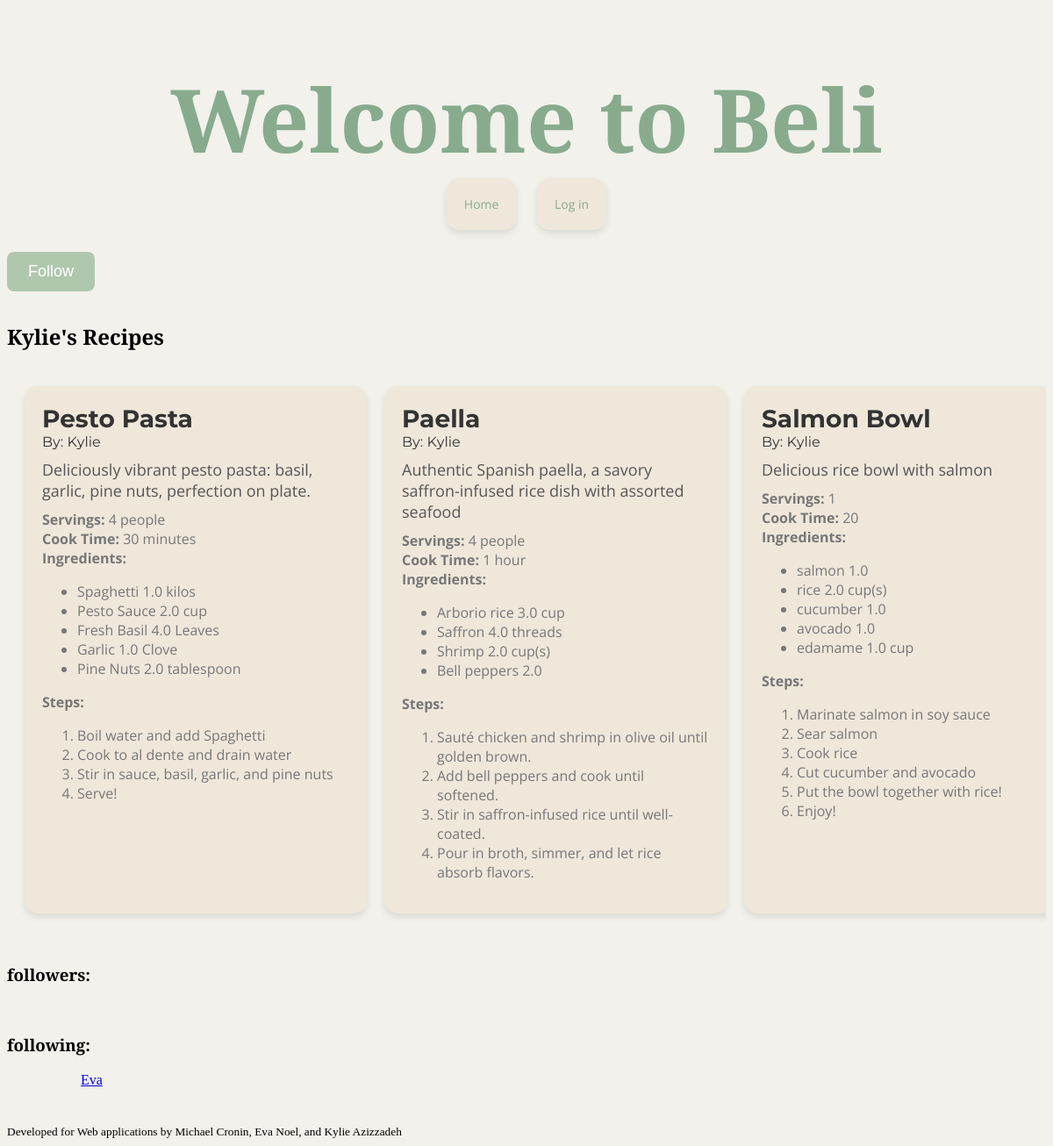
The page /user/3 on the database its author committed.
### beli/model.py (models this page shows)
class User(flask_login.UserMixin, db.Model):
    id = db.Column(db.Integer, primary_key=True)
    email = db.Column(db.String(128), unique=True, nullable=False)
    name = db.Column(db.String(64), nullable=False)
    password = db.Column(db.String(100), nullable=False)
    recipes = db.relationship('Recipe', back_populates='user')
    photos = db.relationship('Photo', back_populates='user')
    ratings = db.relationship('Rating', back_populates='user')
    bookmarks = db.relationship('Bookmark', back_populates='user')
    photos = db.relationship('Photo', back_populates='user')
    following = db.relationship(
        "User",
        secondary=FollowingAssociation.__table__,
        primaryjoin=FollowingAssociation.follower_id == id,
        secondaryjoin=FollowingAssociation.followed_id == id,
        back_populates="followers",
    )
    followers = db.relationship(
        "User",
        secondary=FollowingAssociation.__table__,
        primaryjoin=FollowingAssociation.followed_id == id,
        secondaryjoin=FollowingAssociation.follower_id == id,
        back_populates="following",
    )

class Recipe(db.Model):
    id = db.Column(db.Integer, primary_key=True)
    title = db.Column(db.String(512), nullable=False)
    description = db.Column(db.Text, nullable=False)
    servings = db.Column(db.Integer, nullable=False)
    cook_time = db.Column(db.Integer, nullable=False)
    user_id = db.Column(db.Integer, db.ForeignKey('user.id'), nullable=False)
    complete = db.Column(db.Boolean, nullable=False)
    user = db.relationship('User', back_populates='recipes')
    quantified_ingredients = db.relationship('QuantifiedIngredient', back_populates='recipe')
    steps = db.relationship('Step', back_populates='recipe')
    ratings = db.relationship('Rating', back_populates='recipe')
    bookmarks = db.relationship('Bookmark', back_populates='recipe')
    photos = db.relationship('Photo', back_populates='recipe')

class QuantifiedIngredient(db.Model):
    id = db.Column(db.Integer, primary_key=True)
    amount = db.Column(db.Float, nullable=False)
    unit = db.Column(db.String(64), nullable=False)
    ingredient_id = db.Column(db.Integer, db.ForeignKey('ingredient.id'), nullable=False)
    ingredient = db.relationship('Ingredient', back_populates='quantified_ingredients')
    recipe_id = db.Column(db.Integer, db.ForeignKey('recipe.id'), nullable=False)
    recipe = db.relationship('Recipe', back_populates='quantified_ingredients')

class Ingredient(db.Model):
    id = db.Column(db.Integer, primary_key=True)
    name = db.Column(db.String(512), nullable=False)
    quantified_ingredients = db.relationship('QuantifiedIngredient', back_populates='ingredient')

class Step(db.Model):
    id = db.Column(db.Integer, primary_key=True)
    description = db.Column(db.Text, nullable=False)
    order = db.Column(db.Integer, nullable=False)
    recipe_id = db.Column(db.Integer, db.ForeignKey('recipe.id'), nullable=False)
    recipe = db.relationship('Recipe', back_populates='steps')

### beli/main.py (the view)
@bp.route("/user/<int:user_id>")
def userProfile(user_id):
    user = db.session.get(model.User, user_id)
    if not user:
        abort(404, "User id {} doesn't exist.".format(user_id))
    query = db.select(model.Recipe).where((model.Recipe.user_id == user_id))
    recipes = db.session.execute(query).scalars().all()
    if user == current_user:
        follow_button = None
    if flask_login.current_user not in user.followers:
        follow_button = "follow"
    if flask_login.current_user in user.followers:
        follow_button = "unfollow"
    return render_template("main/profile.html", recipes=recipes, user=user, follow_button=follow_button)

### beli/templates/main/profile.html (shortened to what this page needs)
{% extends 'base.html' %}
{% block prof %}
    <section>
        {% if current_user.id != user.id %}
            {% if follow_button == "follow" %}
                <form action="{{ url_for('main.follow', user_id=user.id) }}" method="post">
                    <input class = "recipe-button" type="submit" value="Follow">
                </form>
            {% elif follow_button == "unfollow" %}
                <form action="{{ url_for('main.unfollow', user_id=user.id) }}" method="post">
                    <input class = "recipe-button" type="submit" value="Unfollow">
                </form>
            {% endif %}
        {% endif %}
        <h2 class="page-title">{{ user.name }}'s Recipes</h2>
        {% include 'recipes_template.html' %}
    </section>
    <section>
            <h3 class="page-title">followers:</h3>
            <h3 class="page-title">following:</h3>
            {% for account in user.following %}
                <a href="{{ url_for('main.userProfile', user_id = account.id)  }}">{{ account.name }}</a>
            {% endfor %}
        </section>
{% endblock %}

### beli/templates/recipe_template.html
<div class="recipe-card">
    <span class="recipe-title">
        <a href ="{{ url_for('main.recipe', recipe_id=recipe.id) }}"> {{ recipe.title}} </a>
    </span>
    <div class="recipe-author">By:
        <a href ="{{ url_for('main.userProfile', user_id=recipe.user.id) }}"> {{ recipe.user.name }}</a>
    </div>
    <div class="recipe-description">{{ recipe.description }}</div>
    <div class="recipe-details">
        <div class="servings"><b>Servings:</b> {{ recipe.servings }}</div>
        <div class="cooktime"><b>Cook Time:</b> {{ recipe.cook_time }}</div>
        <div class="ingredients"> <b>Ingredients:</b>
            <ul>
                {% for qi in recipe.quantified_ingredients %}
                    <li>{{ qi.ingredient.name }} {{ qi.amount }} {{ qi.unit }}</li>
                {% endfor %}
            </ul>
        </div>
        <div class="steps"><b>Steps:</b>
            <ol>
                {% for step in recipe.steps %}
                    <li>{{ step.description }}</li>
                {% endfor %}
            </ol>
        </div>
    </div>
</div>

### beli/static/beli.css (style rules this page uses)
body { background-color: #F2F1EB; text-align: left; }
.page-title { font-family: 'Playfair Display'; }
.recipe-card { flex: 0 0 auto; background-color: #EEE7DA; padding: 20px; border-radius: 15px; box-shadow: 0 4px 8px rgba(0, 0, 0, 0.1); transition: background-color 0.3s ease, transform 0.3s ease, box-shadow 0.3s ease; width: 350px; margin-right: 20px; }
.recipe-title { font-family: 'Montserrat', sans-serif; font-size: 28px; font-weight: bold; margin-bottom: 10px; color: #333333; text-decoration: none; }
.recipe-title a { font-family: 'Montserrat', sans-serif; font-size: 28px; font-weight: bold; margin-bottom: 10px; color: #333333; text-decoration: none; }
.recipe-author { font-family: 'Montserrat', sans-serif; font-size: 16px; font-weight: light; margin-bottom: 10px; color: #333333; text-decoration: none; }
.recipe-author a { font-family: 'Montserrat', sans-serif; font-size: 16px; font-weight: light; margin-bottom: 10px; color: #333333; text-decoration: none; }
.recipe-description { font-family: 'Open Sans', sans-serif; font-size: 18px; margin-bottom: 10px; color: #555555; }
.recipe-details { font-family: 'Open Sans', sans-serif; font-size: 16px; color: #777777; }
.recipe-button { background-color: #AFC8AD; color: #ffffff; padding: 12px 24px; border: none; border-radius: 8px; font-size: 18px; cursor: pointer; transition: background-color 0.3s ease; margin-top: 15px; margin-bottom: 15px; }

### rows shown on the page
User: name "Kylie"
Recipe: title "Pesto Pasta", user.name "Kylie", description "Deliciously vibrant pesto pasta: basil, garlic, pine nuts, perfection on plate.", servings "4 people", cook_time "30 minutes"
QuantifiedIngredient: ingredient.name "Spaghetti", amount "1.0", unit "kilos"
QuantifiedIngredient: ingredient.name "Pesto Sauce", amount "2.0", unit "cup"
QuantifiedIngredient: ingredient.name "Fresh Basil", amount "4.0", unit "Leaves"
QuantifiedIngredient: ingredient.name "Garlic", amount "1.0", unit "Clove"
QuantifiedIngredient: ingredient.name "Pine Nuts", amount "2.0", unit "tablespoon"
Step: description "Boil water and add Spaghetti"
Step: description "Cook to al dente and drain water"
Step: description "Stir in sauce, basil, garlic, and pine nuts"
Step: description "Serve!"
Recipe: title "Paella", user.name "Kylie", description "Authentic Spanish paella, a savory saffron-infused rice dish with assorted seafood", servings "4 people", cook_time "1 hour"
QuantifiedIngredient: ingredient.name "Arborio rice", amount "3.0", unit "cup"
QuantifiedIngredient: ingredient.name "Saffron", amount "4.0", unit "threads"
QuantifiedIngredient: ingredient.name "Shrimp", amount "2.0", unit "cup(s)"
QuantifiedIngredient: ingredient.name "Bell peppers", amount "2.0"
Step: description "Sauté chicken and shrimp in olive oil until golden brown."
Step: description "Add bell peppers and cook until softened."
Step: description "Stir in saffron-infused rice until well-coated."
Step: description "Pour in broth, simmer, and let rice absorb flavors."
Recipe: title "Salmon Bowl", user.name "Kylie", description "Delicious rice bowl with salmon", servings "1", cook_time "20"
QuantifiedIngredient: ingredient.name "salmon", amount "1.0"
QuantifiedIngredient: ingredient.name "rice", amount "2.0", unit "cup(s)"
QuantifiedIngredient: ingredient.name "cucumber", amount "1.0"
QuantifiedIngredient: ingredient.name "avocado", amount "1.0"
QuantifiedIngredient: ingredient.name "edamame", amount "1.0", unit "cup"
Step: description "Marinate salmon in soy sauce"
Step: description "Sear salmon"
Step: description "Cook rice"
Step: description "Cut cucumber and avocado"
Step: description "Put the bowl together with rice!"
Step: description "Enjoy!"
User: name "Eva"
